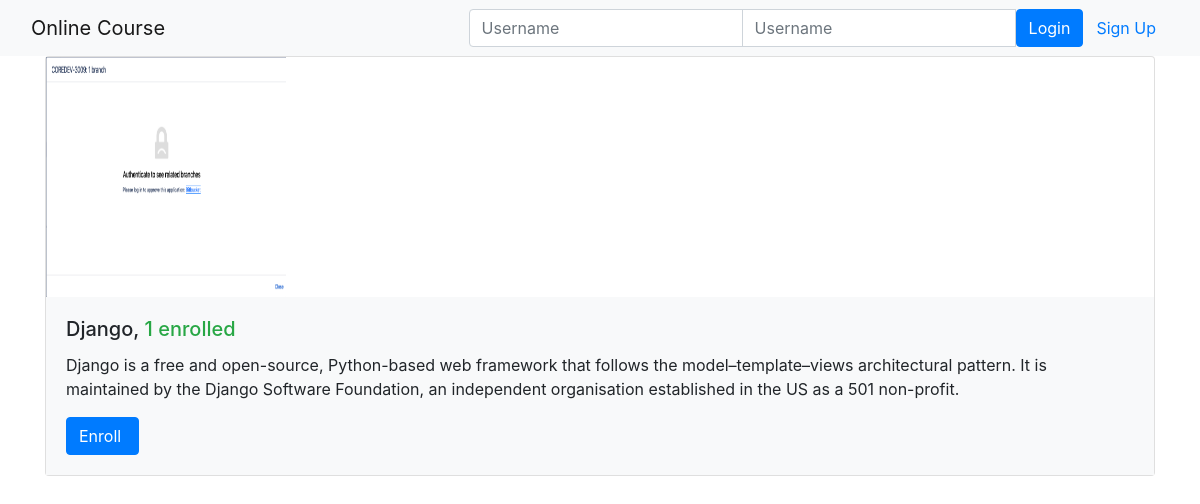
The page /onlinecourse/ on the database its author committed.
### onlinecourse/models.py (models this page shows, shortened)
class Course(models.Model):
    name = models.CharField(null=False, max_length=30, default='online course')
    image = models.ImageField(upload_to='course_images/')
    description = models.CharField(max_length=1000)
    pub_date = models.DateField(null=True)
    instructors = models.ManyToManyField(Instructor)
    users = models.ManyToManyField(settings.AUTH_USER_MODEL, through='Enrollment')
    total_enrollment = models.IntegerField(default=0)
    is_enrolled = False

### onlinecourse/views.py (the view)
class CourseListView(generic.ListView):
    template_name = 'onlinecourse/course_list_bootstrap.html'
    context_object_name = 'course_list'
    def get_queryset(self):
        user = self.request.user
        courses = Course.objects.order_by('-total_enrollment')[:10]
        for course in courses:
            if user.is_authenticated:
                course.is_enrolled = check_if_enrolled(user, course)
        return courses

### onlinecourse/templates/onlinecourse/course_list_bootstrap.html (shortened to what this page needs)
<!DOCTYPE html>
<html lang="en">
<head>
    {% load static %}
    <link rel="stylesheet" href="https://maxcdn.bootstrapcdn.com/bootstrap/4.5.2/css/bootstrap.min.css">
</head>
<body>
    <nav class="navbar navbar-light bg-light">
        <div class="container-fluid">
            <div class="navbar-header">
                  <a class="navbar-brand" href="#">Online Course</a>
            </div>
            <ul class="nav navbar-nav navbar-right">
                {% if user.is_authenticated %}
                <li>
                    <a class="btn btn-link" href="#">{{ user.first_name }}({{ user.username }})</a>
                    <a class="btn btn-link" href="{% url 'onlinecourse:logout' %}">Logout</a>
                </li>
                {% else %}
                <li>
                    <form class="form-inline" action="{% url 'onlinecourse:login' %}" method="post">
                        <div class="input-group">
                            <input type="text" class="form-control" placeholder="Username" name="username" >
                            <input type="password" class="form-control" placeholder="Username" name="psw" >
                            <button class="btn btn-primary" type="submit">Login</button>
                            <a class="btn btn-link" href="{% url 'onlinecourse:registration' %}">Sign Up</a>
                        </div>
                    </form>
                </li>
                {% endif %}
            </ul>
        </div>
    </nav>
    {% if course_list %}
        <div class="container">
            <div class="card-deck">
                {% for course in course_list %}
                         <div class="card" style="width: 36rem;">
                          <img class="card-img-left" src="{{MEDIA_URL}}/{{ course.image }}" width="240px" height="240px"
                               alt="Course image">
                          <div class="card-body bg-light">
                              <h5 class="card-title">{{ course.name }}, <span class="text-success">
                                  {{ course.total_enrollment}} enrolled</span></h5>
                            <p class="card-text">{{ course.description}}</p>
                            <form action="{% url 'onlinecourse:enroll' course.id %}" method="post">
                                  <input class="btn btn-primary"  type="submit"
                                         value="{% if course.is_enrolled %}Enter{% else %}Enroll{% endif %} ">
                            </form>
                          </div>
                        </div>
                {% endfor %}
            </div>
        </div>
    {% else %}
        <p>No courses are available.</p>
    {% endif %}
</body>
</html>

### rows shown on the page
Course: image (picture), name "Django", total_enrollment "1", description "Django is a free and open-source, Python-based web framework that follows the model–template–views architectural pattern. It is maintained by the Django Software Foundation, an independent organisation established in the US as a 501 non-profit.", is_enrolled "Enroll"
